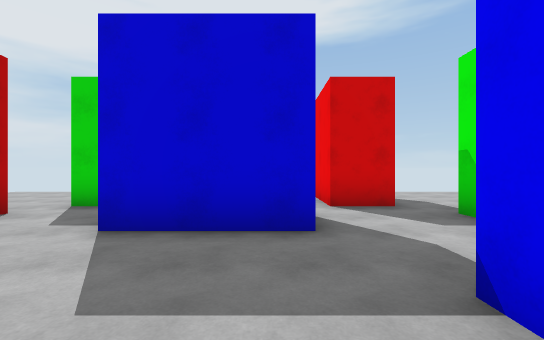
view 1 (above)

16 first-person views from a walk through a scene from a Unity 3-D project. The camera is 1.4 m above the floor, looks level and sees 90° across. The floor is counted in squares, 2 m on a side. Each view is taken from the middle of a square. On the plan, view 1 faces up. The plan holds only what a view shows up to about 9 squares ahead; the rest is blank. The player is left out.

view 2
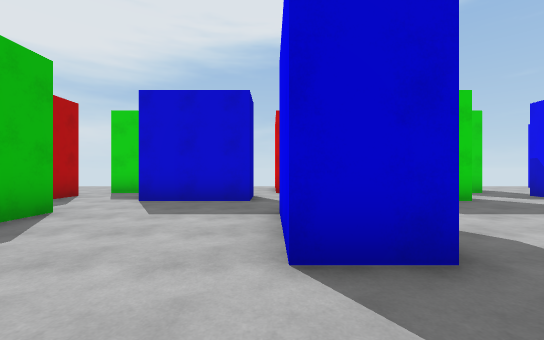

view 3
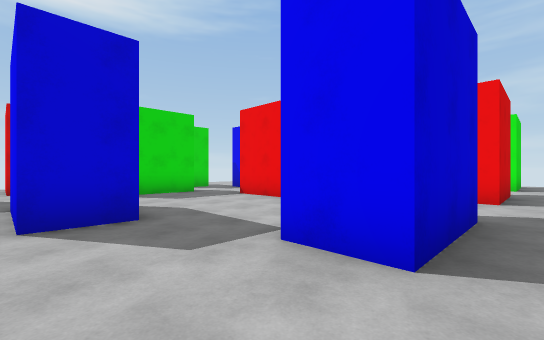

view 4
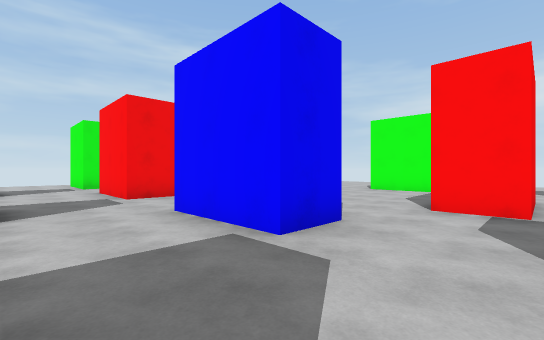

view 5
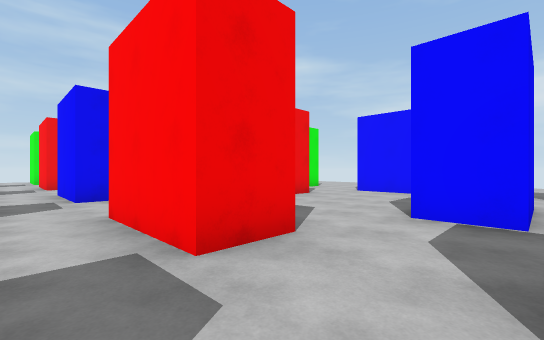

view 6
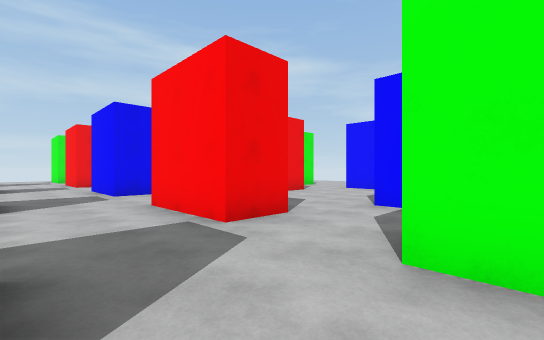

view 7
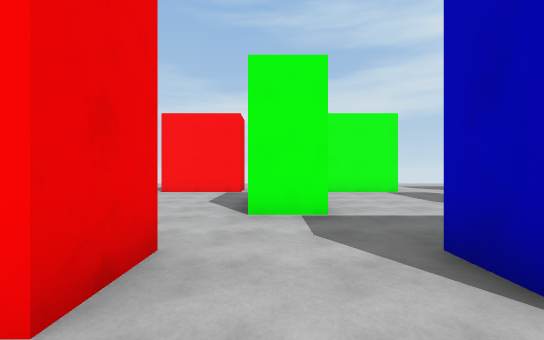

view 8
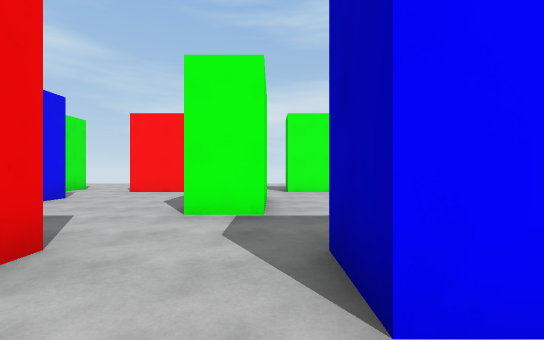

view 9
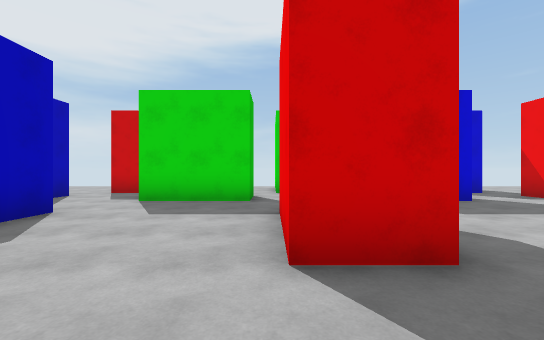

view 10
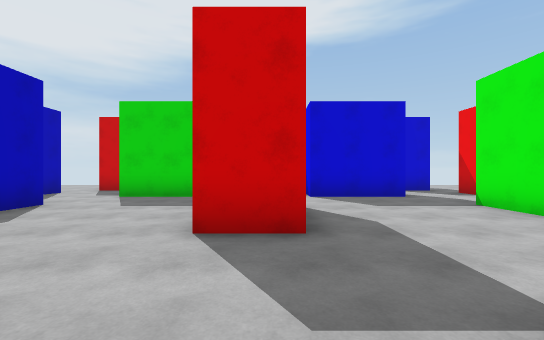

view 11
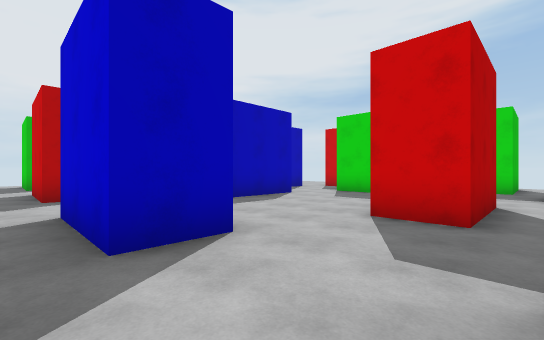

view 12
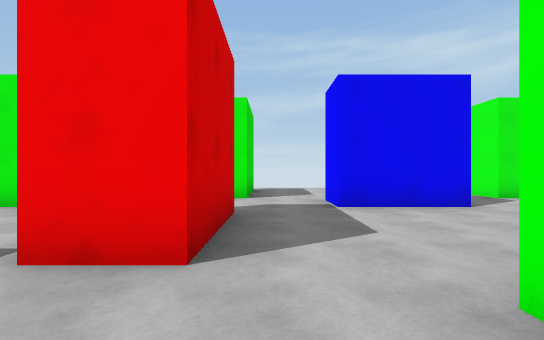

view 13
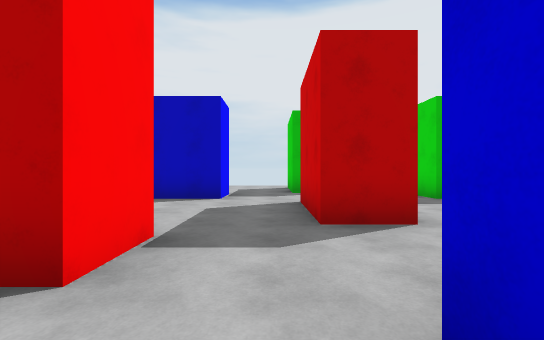

view 14
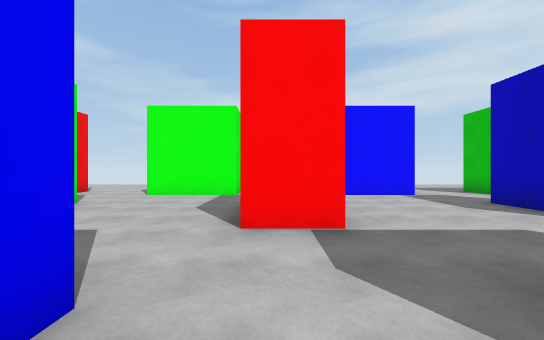

view 15
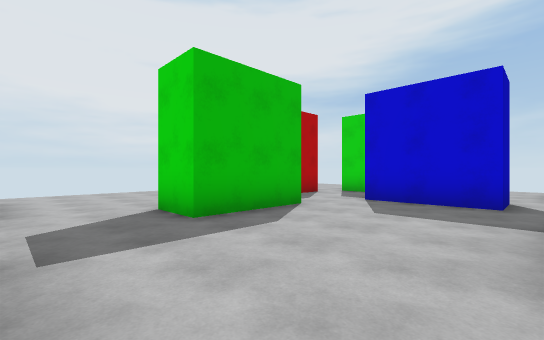

view 16
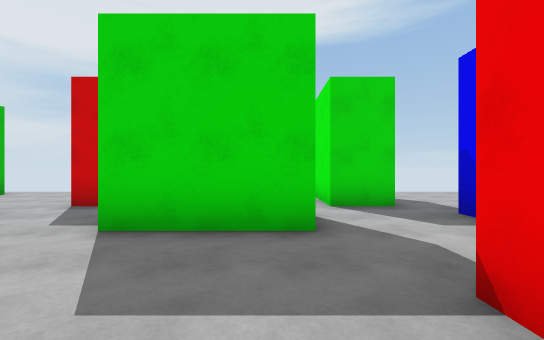

### Floor plan
Key: @ floor where view 1 was taken; # wall or solid block; . floor.
Columns run from 8 left of view 1 to 15 right of it. Each row starts with its distance up from view 1.
  8  ..  .....  ..   ..
  7  ... #....#... #...
  6   ...# ...#.. .#..  #.
  5    ...  ..... .... ...
  4    #...##...##...##..#
  3     .................
  2      ................
  1      #....#....#....#
  0 ...  #..@.#....#....#
 -1 ......................
 -2 ......................
 -3 .. #..###..###..###..
 -4    #..###..###..###..###
 -5    .....................
 -6    .....................
 -7     .#....#....#....#
 -8     .#....#....#....#
 -9     .................
-10     ..................
-11    #...##...##...##..##
-12     ..        ...

Positions as (right, up) in squares from view 1, and headings:
1: (0, 0), facing up
2: (1, -3), facing up
3: (1, -5), facing up-right
4: (1, -1), facing down-right
5: (-4, -2), facing down-right
6: (-5, -1), facing down-right
7: (7, -2), facing down
8: (6, -2), facing down
9: (6, -3), facing up
10: (7, -4), facing up
11: (8, -5), facing up-left
12: (6, -5), facing right
13: (4, -5), facing left
14: (2, -3), facing down
15: (1, -3), facing up-left
16: (5, 0), facing up
